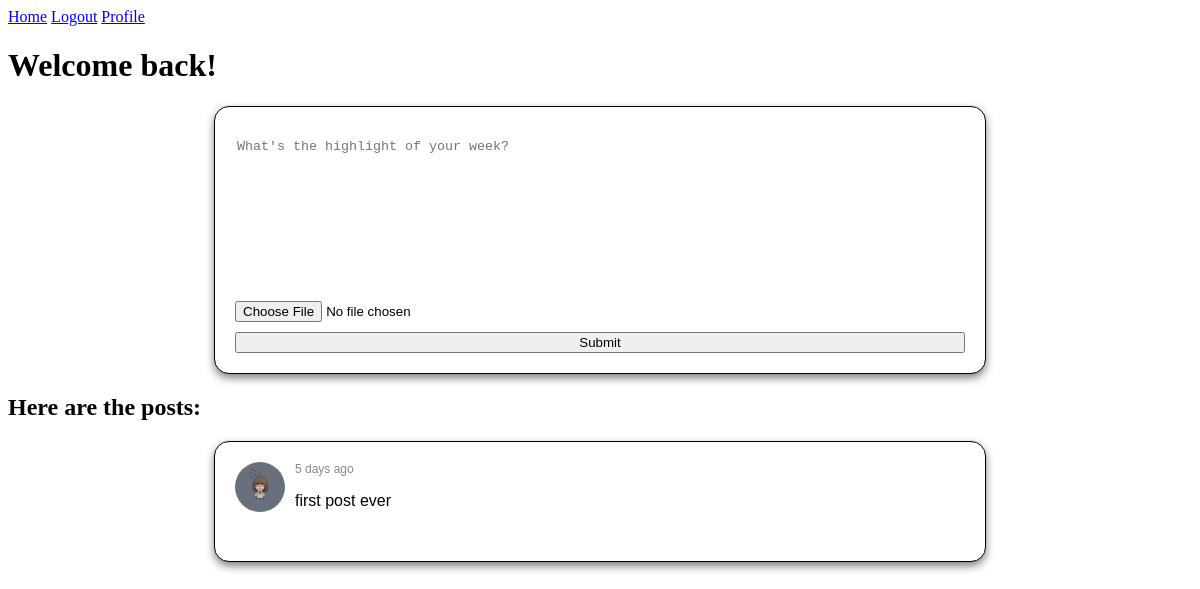
The app's page / (signed in), older data.
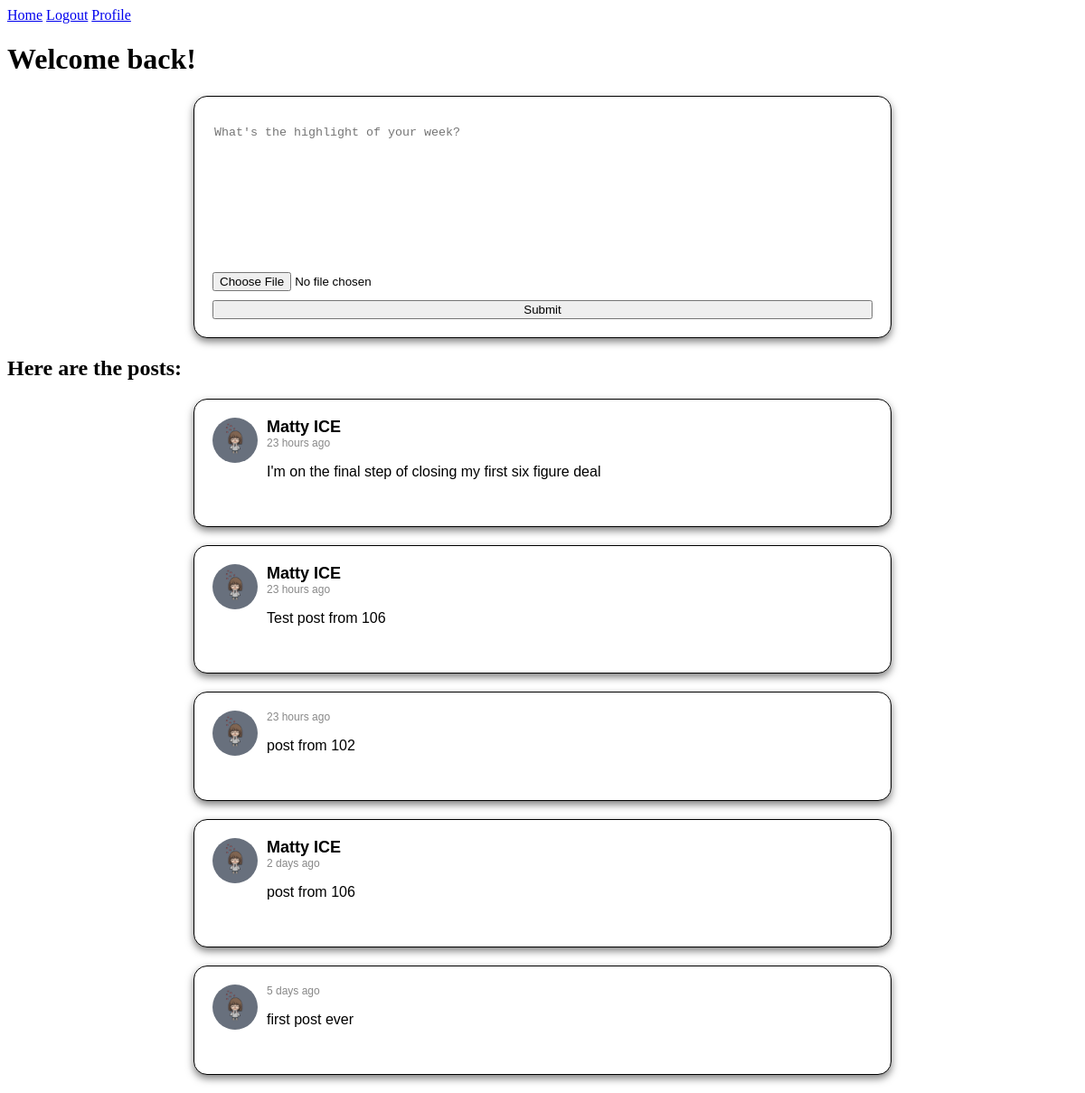
The same page, newer data.
### posts/models.py (models this page shows)
class Post(models.Model):
    user = models.ForeignKey(User, on_delete=models.CASCADE, related_name='posts')
    text = models.TextField()
    image = models.ImageField(upload_to='images/', blank=True, null=True)
    created_at = models.DateTimeField(auto_now_add=True)

class Profile(models.Model):
    user = models.OneToOneField(User, on_delete=models.CASCADE)
    image = models.ImageField(upload_to='profile_pics/', default='profile_pics/ProfilePic.jpg', blank=True)
    location = models.CharField(max_length=30, blank=True)
    bio = models.TextField(blank=True)

### posts/views.py (the view)
# urls.py: 2. Add a URL to urlpatterns:  path('', views.home, name='home')
def home(request):
    if request.method == 'POST':
        form = PostForm(request.POST)
        if form.is_valid():
            post = form.save(commit=False)
            post.user = request.user
            post.save()
            return HttpResponseRedirect(reverse('home'))  # 'home' is the name of your URL pattern
    else:
        form = PostForm()
    colors = ['yellow', 'pink', 'green', 'orange', 'blue']
    shuffled_colors = list(itertools.islice(itertools.cycle(colors), 150))  # Adjust 150 as per your need
    random.shuffle(shuffled_colors)
    posts = Post.objects.all().order_by('-created_at')
    template = 'loggedin.html' if request.user.is_authenticated else 'home.html'
    context = {
        'form': form,
        'posts': posts,
        'shuffled_colors': shuffled_colors,
    }
    return render(request, template, context)

### posts/forms.py
class PostForm(forms.ModelForm):
    class Meta:
        model = Post
        fields = ['text', 'image']
    def __init__(self, *args, **kwargs):
        super().__init__(*args, **kwargs)
        self.fields['text'].widget = forms.Textarea(attrs={'placeholder': 'What\'s the highlight of your week?'})

### posts/templatetags/my_filters.py (called while the page is built)
@register.filter
def custom_date(value):
    now = timezone.now()
    diff = now - value
    if diff.days <= 0 and diff.seconds < 3600:
        return str(diff.seconds//60) + " minutes ago"
    elif diff.days <= 0 and diff.seconds >= 3600:
        return str(diff.seconds//3600) + " hours ago"
    elif diff.days >= 1 and diff.days < 7:
        return str(diff.days) + " days ago"
    else:
        return value.strftime("%B %d, %Y")  # If more than a week ago, return a formatted date

### posts/templates/loggedin.html (shortened to what this page needs)
{% extends 'base.html' %}
{% load static %}
{% block content %}
  <h1>Welcome back!</h1>
  <link rel="stylesheet" type="text/css" href="{% static 'css/form.css' %}">
  <div class="post">
    <form method="post" enctype="multipart/form-data">
      {{ form.text }}
      {{ form.image }}
      <button type="submit">Submit</button>
    </form>
  </div>
  <h2>Here are the posts:</h2>
  {% for post in posts %}
    {% include 'post.html' with post=post %}
  {% endfor %}
{% endblock %}

### posts/templates/base.html (shortened to what this page needs)
{% load static %}
<!DOCTYPE html>
<html>
<head>
</head>
<body>
    <header>
        {% include 'navbar.html' %}
    </header>
    <div class="content-wrapper">
        {% block content %}{% endblock %}
    </div>
</body>
</html>

### posts/templates/navbar.html
{% load static %}
<link rel="stylesheet" type="text/css" href="{% static 'css/navbar.css' %}">
<nav>
    <a href="/">Home</a>
    {% if request.user.is_authenticated %}
        <a href="{% url 'logout' %}">Logout</a>
        <a href="{% url 'view_profile' request.user.username %}">Profile</a>
    {% else %}
        <a href="{% url 'login' %}">Login</a>
        <a href="{% url 'register' %}">Sign up</a>
    {% endif %}
</nav>

### posts/templates/post.html (shortened to what this page needs)
{% load static %}
{% load my_filters %}
<link rel="stylesheet" type="text/css" href="{% static 'css/post.css' %}">
<div class="post">
    <div class="post-top">
        <a href="{% url 'view_profile' post.user.username %}">
            <img src="{{ post.user.profile.image.url }}" alt="User Avatar" class="avatar">
        </a>
        <div class="post-content">
            <div class="user-detail">
                <a href="{% url 'view_profile' post.user.username %}" class="username">{{ post.user.first_name }} {{ post.user.last_name }}</a>
                <span class="timestamp">{{ post.created_at|custom_date }}</span>
            </div>
            <p class="post-text">{{ post.text }}</p>
        </div>
    </div>
</div>

### posts/static/css/navbar.css (style rules this page uses)
header, footer { z-index: 2; position: relative; }

### posts/static/css/form.css (style rules this page uses)
.post { background-color: white; border: 1px solid black; box-shadow: 0px 4px 8px rgba(0, 0, 0, 0.5); border-radius: 15px; margin-bottom: 20px; padding: 20px; font-family: Arial, sans-serif; max-width: 90%; margin: 20px auto; width: 730px; }
form { width: 100%; display: flex; flex-direction: column; align-items: start; }
form textarea, form input[type="file"], form button { margin-top: 10px; width: 100%; }
form textarea { resize: none; border: none; }

### posts/static/css/post.css (style rules this page uses)
.post { background-color: white; border: 1px solid black; box-shadow: 0px 4px 8px rgba(0, 0, 0, 0.5); border-radius: 15px; margin-bottom: 20px; padding: 20px; font-family: Arial, sans-serif; max-width: 90%; margin: 20px auto; }
.post-top { display: flex; align-items: flex-start; }
.avatar { width: 50px; height: 50px; border-radius: 50%; margin-right: 10px; }
.username { color: black; font-size: 18px; font-weight: bold; }
.post-text { color: black; font-size: 16px; margin-bottom: 15px; }
.timestamp { color: #888; font-size: 12px; text-align: left; }
.user-detail { display: flex; flex-direction: column; justify-content: center; align-items: flex-start; }
.post-content { display: flex; flex-direction: column; justify-content: center; align-items: flex-start; }
.username { color: black; font-size: 18px; font-weight: bold; text-decoration: none; }
.avatar { width: 50px; height: 50px; border-radius: 50%; margin-right: 10px; transition: filter 0.3s; }

Row changes from the older to the newer data that the page shows:
added Post: user.profile.image (picture), user.first_name "Matty", user.last_name "ICE", created_at|custom_date "23 hours ago", text "I'm on the final step of closing my first six figure deal"
added Post: user.profile.image (picture), user.first_name "Matty", user.last_name "ICE", created_at|custom_date "23 hours ago", text "Test post from 106"
added Post: user.profile.image (picture), created_at|custom_date "23 hours ago", text "post from 102"
added Post: user.profile.image (picture), user.first_name "Matty", user.last_name "ICE", created_at|custom_date "2 days ago", text "post from 106"
